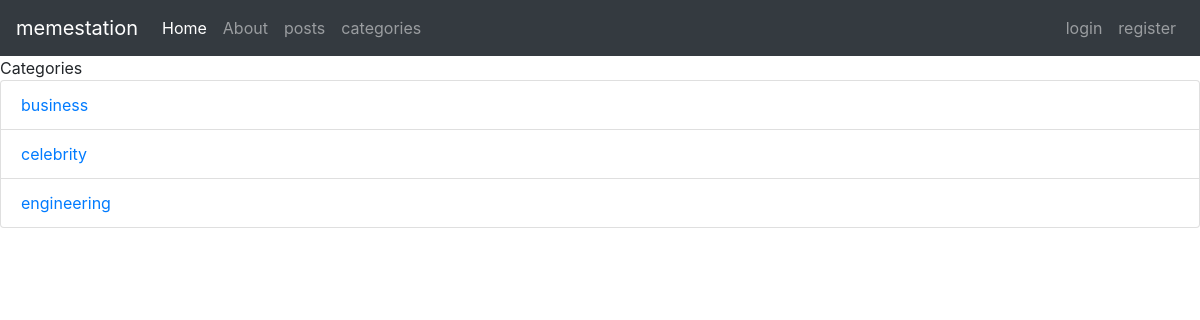
Page /index.php/categories on the committed database.
### tables this page shows
CREATE TABLE `categories` (
  `c_id` int(255) NOT NULL,
  `name` varchar(255) NOT NULL
);

### application/controllers/Categories.php (called while the page is built, shortened)
<?php
     class Categories extends CI_Controller{
         public function index(){
             $data['title']='Categories';
             $data['categories']=$this->category_model->get_categories();
             $this->load->view('templates/header');
             $this->load->view('categories/index', $data);
             $this->load->view('templates/footer');
         }
     }

### index.php (called while the page is built, shortened)
<?php
require_once BASEPATH.'core/CodeIgniter.php';

### application/models/Category_model.php (called while the page is built, shortened)
<?php
    class Category_model extends CI_Model{
        public function get_categories(){
            $this->db->order_by('name');
            $query=$this->db->get('categories');
            return $query->result_array();
    }
    }

### application/views/categories/index.php (the view)
<?= $title;?>
<ul class="list-group">
<?php foreach($categories as $category ):?>
    <li class="list-group-item">
    <a href="<?php echo site_url('index.php/categories/posts/'.$category['id'])?>"><?php echo $category['name']?> </a>
    </li>
<?php endforeach;?>
</ul>

### rows in the picture
categories: name "business"
categories: name "celebrity"
categories: name "engineering"

### other values in the picture
$title "Categories"
